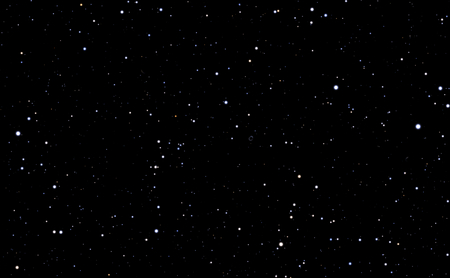
#> input picture original.jpg, 450 x 278 px
$ python main.py
#> lines starting #> are read from the running program, lines starting #| are printed output that depends on the picture
import cv2
import os
import matplotlib.pyplot as plt
from skimage.feature import blob_log

# Parameters
image_path = 'original.jpg'       # Fixed path to the input image
threshold_value = 50          # Binary threshold value
blur_kernel_size = 1           # Gaussian blur kernel size
max_sigma = 30                 # Max sigma for blob detection
num_sigma = 10                 # Number of sigma levels for blob detection


def load_image(path):
#> called with path = 'original.jpg'
    if not os.path.exists(path):
        raise FileNotFoundError(f"The file '{path}' does not exist.")
    image = cv2.imread(path)
#> image is the input picture: shape (278, 450, 3); mean B, G, R 1.8, 1.5, 1.5
    if image is None:
        raise ValueError(f"Failed to load the image. Check if the file '{path}' is a valid image.")
    return image

# Function to preprocess the image (convert to grayscale, blur, and threshold)
def preprocess_image(image, blur_kernel, threshold):
#> called with blur_kernel = 1, threshold = 50
    gray = cv2.cvtColor(image, cv2.COLOR_BGR2GRAY)
    blurred = cv2.GaussianBlur(gray, (blur_kernel, blur_kernel), 0)
    _, thresh = cv2.threshold(blurred, threshold, 255, cv2.THRESH_BINARY)
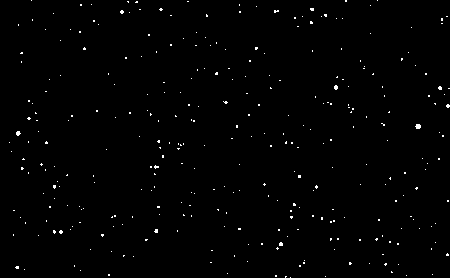
#> thresh: shape (278, 450); 0.78% white in thin lines or dots
    return thresh

# Function to detect blobs using Laplacian of Gaussian
def detect_blobs(image, max_sigma, num_sigma, threshold):
    return blob_log(image, max_sigma=max_sigma, num_sigma=num_sigma, threshold=threshold)


def plot_side_by_side(original_image, blobs):
    fig, axes = plt.subplots(1, 2, figsize=(12, 6))

    axes[0].imshow(original_image, cmap="gray")
    axes[0].set_title("Thresholded Image")
    axes[0].axis("off")

    axes[1].imshow(original_image, cmap="gray")
    for blob in blobs:
        y, x, r = blob
        axes[1].add_patch(plt.Circle((x, y), r, color='red', linewidth=1, fill=False))
    axes[1].set_title(f"Detected Blobs (Count: {len(blobs)})")
    axes[1].axis("off")

    plt.tight_layout()
    plt.show()


image = load_image(image_path)
thresh_image = preprocess_image(image, blur_kernel_size, threshold_value)


blobs_log = detect_blobs(thresh_image, max_sigma, num_sigma, threshold=0.1)
#> blobs_log = 334 rows, first 8: [22, 311, 1], [48, 84, 1], [48, 256, 1], [73, 216, 1], [141, 158, 1], [142, 46, 1], [164, 41, 1], [168, 22, 1]
print(f"Number of blobs (stars) detected: {len(blobs_log)}")
#| Number of blobs (stars) detected: 334

plot_side_by_side(image, blobs_log)
#> the loop in plot_side_by_side, `for blob in blobs:` made 334 passes
#> (blob, y, x) on passes 1 to 3: ([22, 311, 1], 22, 311), ([48, 84, 1], 48, 84), ([48, 256, 1], 48, 256)
#> in plot_side_by_side, `plt.show()`:
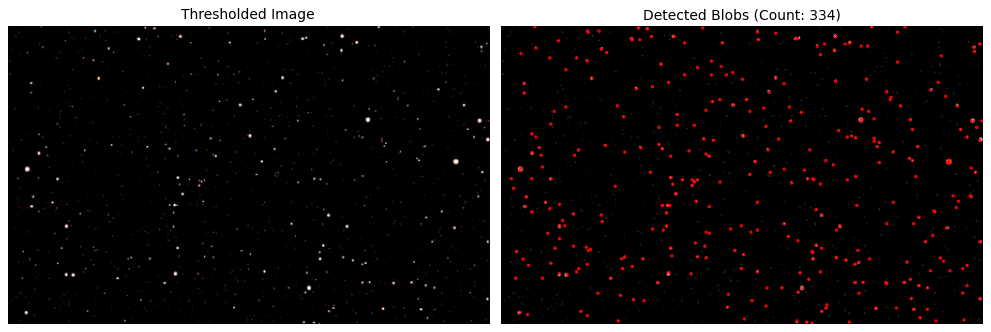
#> figure drawn by matplotlib, 2 panels; B, G, R data is drawn as R, G, B

$ run again, with img.jpg copied over original.jpg
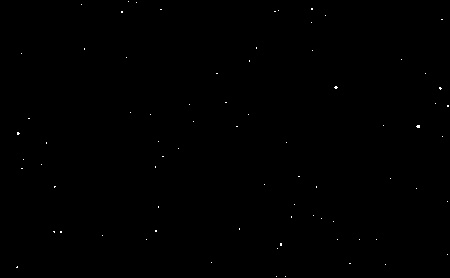
#> input picture img.jpg, 450 x 278 px
#> in load_image, image is the input picture: shape (278, 450, 3); min 0, max 255, mean 0.3
#> thresh: shape (278, 450); 0.12% white in thin lines or dots
#> blobs_log = 77 rows, first 8: [88, 440, 1], [133, 18, 1], [87, 336, 1], [126, 418, 1], [244, 281, 1], [8, 311, 1], [9, 312, 1], [12, 122, 1]
#| Number of blobs (stars) detected: 77
#> the loop in plot_side_by_side, `for blob in blobs:` made 77 passes
#> (blob, y, x) on passes 1 to 8: ([88, 440, 1], 88, 440), ([133, 18, 1], 133, 18), ([87, 336, 1], 87, 336), ([126, 418, 1], 126, 418), ([244, 281, 1], 244, 281), ([8, 311, 1], 8, 311), ([9, 312, 1], 9, 312), ([12, 122, 1], 12, 122)
#> in plot_side_by_side, `plt.show()`:
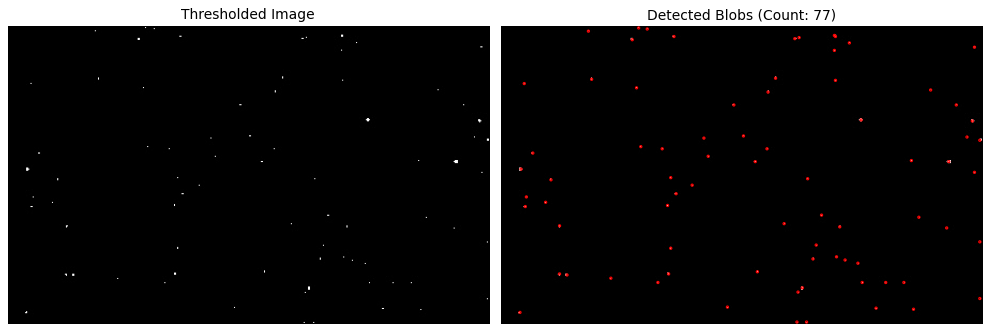
#> figure drawn by matplotlib, 2 panels
